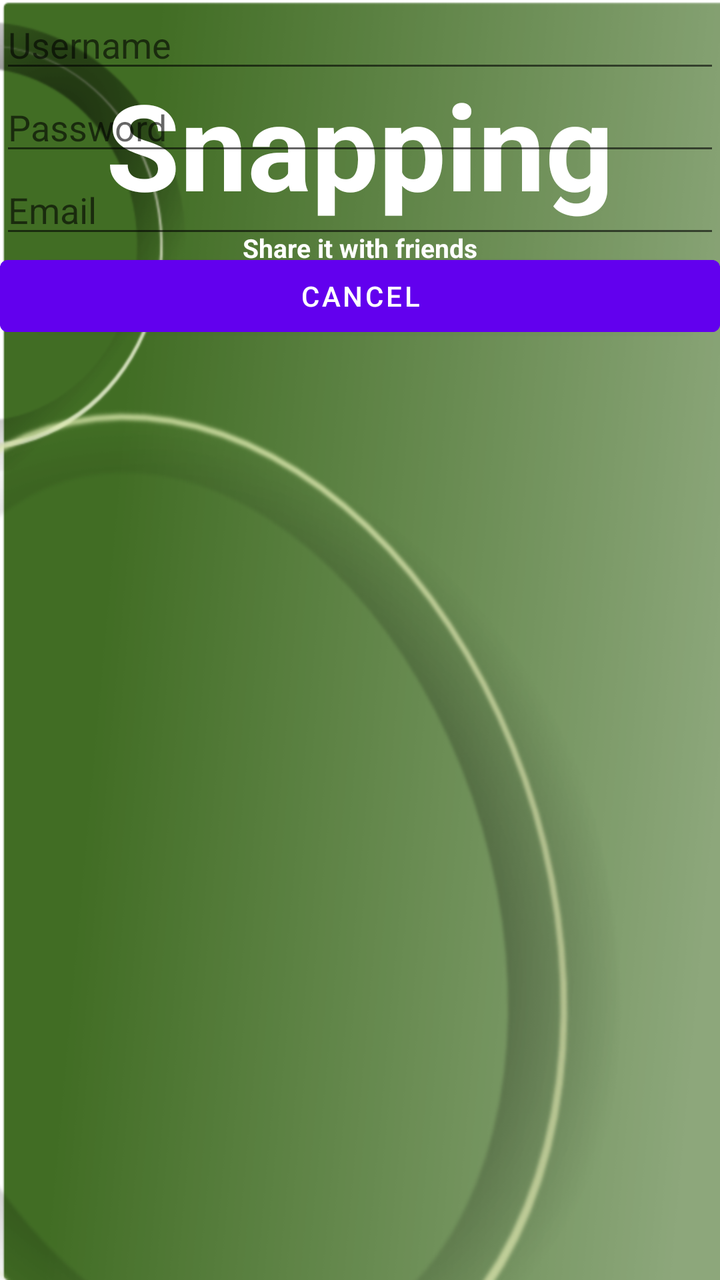
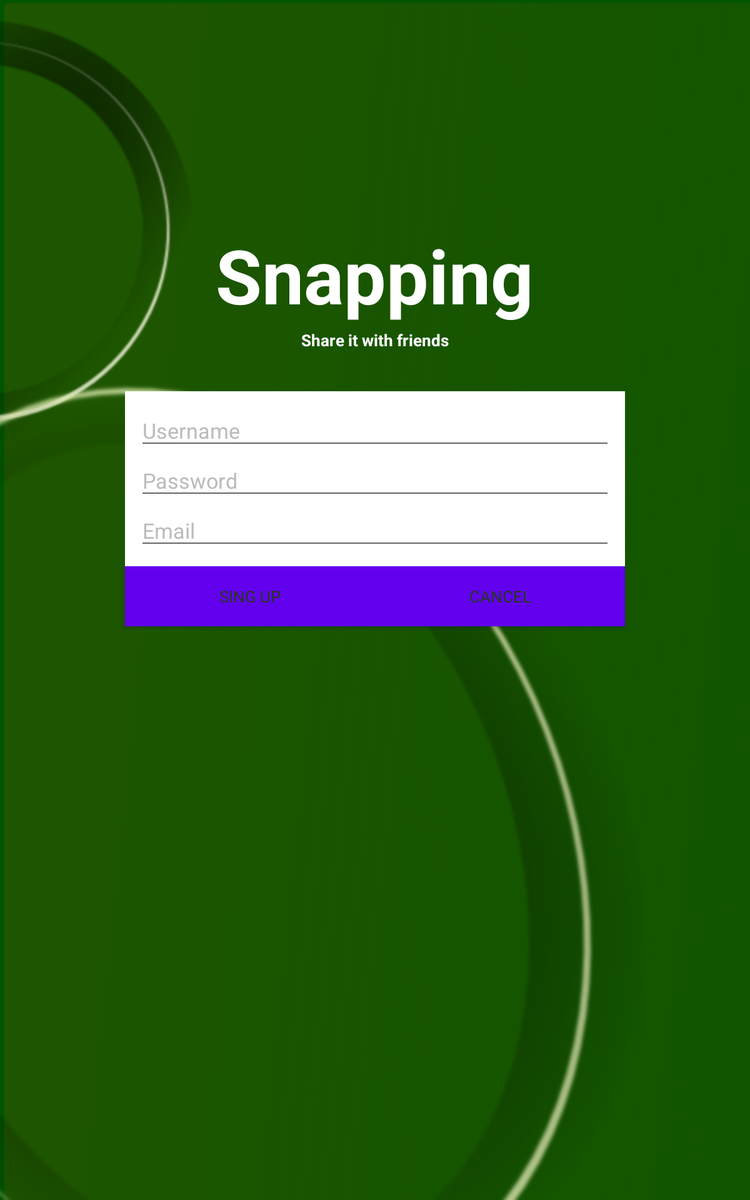

One screen, two layout resources from the same app: the default and the repository's alternative for another configuration. Each is rendered where Android would select it; the XML of both is given below.
<!-- AndroidManifest.xml: application theme AppTheme -->
<!-- res/layout/activity_sign_up.xml -->
<RelativeLayout xmlns:android="http://schemas.android.com/apk/res/android"
    xmlns:tools="http://schemas.android.com/tools"
    android:layout_width="match_parent"
    android:layout_height="match_parent"
    tools:context="com.laajue.snapping.SignUpActivity$PlaceholderFragment" >

    <ImageView
        android:id="@+id/imageView1"
        style="@style/AuthBackgroundImage"
        android:contentDescription="@string/content_desc_background" />

    <TextView
        android:id="@+id/title"
        style="@style/AuthTitle" />

    <TextView
        android:id="@+id/subtitle"
        style="@style/AuthTitle.AuthSubtitle" />

    <EditText
        android:id="@+id/usernameField"
        android:layout_width="match_parent"
        android:layout_height="wrap_content"
        android:layout_alignParentLeft="true"
        android:layout_alignParentTop="true"
        android:ems="10"
        android:hint="@string/username_hint" >

        <requestFocus />
    </EditText>

    <EditText
        android:id="@+id/passwordField"
        android:layout_width="match_parent"
        android:layout_height="wrap_content"
        android:layout_alignLeft="@+id/usernameField"
        android:layout_below="@+id/usernameField"
        android:ems="10"
        android:hint="@string/password_hint"
        android:inputType="textPassword" />

    <EditText
        android:id="@+id/emailField"
        android:layout_width="match_parent"
        android:layout_height="wrap_content"
        android:layout_alignLeft="@+id/passwordField"
        android:layout_below="@+id/passwordField"
        android:ems="10"
        android:hint="@string/email_hint"
        android:inputType="textEmailAddress" />

    <Button
        android:id="@+id/signupButton"
        android:layout_width="match_parent"
        android:layout_height="wrap_content"
        android:layout_alignLeft="@+id/emailField"
        android:layout_below="@+id/emailField"
        android:text="@string/sign_up_button_label" />

    <Button
        android:id="@+id/cancelButton"
        android:layout_width="match_parent"
        android:layout_height="wrap_content"
        android:layout_alignLeft="@+id/emailField"
        android:layout_below="@+id/emailField"
        android:text="@string/cancel_button_label" />

</RelativeLayout>
<!-- resources referenced by this layout -->
<resources>
  <string name="cancel_button_label">CANCEL</string>
  <string name="content_desc_background">Background</string>
  <string android:id="@+id/string1" name="email_hint" android:layout_width="wrap_content" android:layout_height="wrap_content">Email</string>
  <string name="password_hint">Password</string>
  <string android:id="@+id/string1" name="sign_up_button_label" android:layout_width="wrap_content" android:layout_height="wrap_content">SING UP</string>
  <string name="username_hint">Username</string>
  <style name="AuthBackgroundImage">
          <item name="android:contentDescription">@string/content_desc_background</item>
          <item name="android:scaleType">fitXY</item>
          <item name="android:layout_width">match_parent</item>
          <item name="android:layout_height">match_parent</item>
          <item name="android:layout_alignParentLeft">true</item>
          <item name="android:layout_alignParentTop">true</item>
          <item name="android:src">@drawable/background</item>
      </style>
  <style name="AuthTitle" parent="android:Widget.Holo.Light.TextView">
          <item name="android:layout_marginTop">32dp</item>
          <item name="android:textColor">@android:color/white</item>
          <item name="android:textSize">60sp</item>
          <item name="android:textStyle">bold</item>
          <item name="android:layout_width">wrap_content</item>
          <item name="android:layout_height">wrap_content</item>
          <item name="android:layout_alignParentTop">true</item>
          <item name="android:layout_centerHorizontal">true</item>
          <item name="android:text">@string/app_name</item>
      </style>
  <style name="AuthTitle.AuthSubtitle">
          <item name="android:textSize">13sp</item>
          <item name="android:layout_below">@+id/title</item>
          <item name="android:text">@string/subtitle</item>
          <item name="android:layout_alignParentTop">false</item>
          <item name="android:layout_marginTop">3dp</item>
      </style>
  <!-- drawable background: png bitmap (drawable-xhdpi, 86411 bytes) -->
  <string name="app_name">Snapping</string>
  <string name="subtitle">Share it with friends</string>
</resources>
<!-- res/layout-large/activity_sign_up.xml (the repository's variant of the layout above) -->
<!-- drawn on a 7-inch tablet held upright -->
<RelativeLayout xmlns:android="http://schemas.android.com/apk/res/android"
    xmlns:tools="http://schemas.android.com/tools"
    style="@style/AuthBackground"
    android:layout_width="match_parent"
    android:layout_height="match_parent"
    tools:context="com.laajue.snapping.SignUpActivity$PlaceholderFragment" >

    <ImageView
        android:id="@+id/imageView1"
        style="@style/AuthBackgroundImage"
        android:contentDescription="@string/content_desc_background" />

    <TextView
        android:id="@+id/title"
        style="@style/AuthTitle" 
        android:layout_marginTop="180dp"/>

    <TextView
        android:id="@+id/subtitle"
        style="@style/AuthTitle.AuthSubtitle" />

    <LinearLayout
        android:id="@+id/editTextLayout"
        style="@style/AuthFieldContainer"
        android:layout_centerHorizontal="true"
        android:layout_width="400dp" >

        <EditText
            android:id="@+id/usernameField"
            style="@style/AuthEditText"
            android:hint="@string/username_hint" >

            <requestFocus />
        </EditText>

        <EditText
            android:id="@+id/passwordField"
            style="@style/AuthEditText"
            android:hint="@string/password_hint"
            android:inputType="textPassword" />

        <EditText
            android:id="@+id/emailField"
            style="@style/AuthEditText"
            android:hint="@string/email_hint"
            android:inputType="textEmailAddress" />
    </LinearLayout>

    <ImageView 
        android:id="@+id/buttonDivider"
        android:layout_width="wrap_content"
        android:layout_height="wrap_content"
        android:layout_below="@id/editTextLayout"
        android:layout_centerHorizontal="true"
        android:src="@drawable/button_divider"
        android:contentDescription="@string/content_desc_button_divider"/>
    
    <Button
        android:id="@+id/signupButton"
        style="@style/AuthButton"
        android:text="@string/sign_up_button_label"       
        android:layout_alignLeft="@id/editTextLayout"
        android:layout_below="@+id/editTextLayout"
        android:layout_toLeftOf="@id/buttonDivider"
        android:layout_marginRight="0dp" 
        android:layout_marginLeft="0dp"/>

    <Button
        android:id="@+id/cancelButton"
        style="@style/AuthButton"
        android:text="@string/cancel_button_label"      
        android:layout_alignRight="@id/editTextLayout"
        android:layout_below="@+id/editTextLayout"
        android:layout_toRightOf="@id/buttonDivider"
        android:layout_marginLeft="0dp"
        android:layout_marginRight="0dp" />

</RelativeLayout>
<!-- resources referenced by the variant -->
<!-- as a 7-inch tablet held upright resolves them -->
<resources>
  <string name="cancel_button_label">CANCEL</string>
  <string name="content_desc_background">Background</string>
  <string name="content_desc_button_divider">Button divider</string>
  <string android:id="@+id/string1" name="email_hint" android:layout_width="wrap_content" android:layout_height="wrap_content">Email</string>
  <string name="password_hint">Password</string>
  <string android:id="@+id/string1" name="sign_up_button_label" android:layout_width="wrap_content" android:layout_height="wrap_content">SING UP</string>
  <string name="username_hint">Username</string>
  <style name="AuthBackground">
          <item name="android:background">@color/background_green</item>
      </style>
  <style name="AuthBackgroundImage">
          <item name="android:contentDescription">@string/content_desc_background</item>
          <item name="android:scaleType">fitXY</item>
          <item name="android:layout_width">match_parent</item>
          <item name="android:layout_height">match_parent</item>
          <item name="android:layout_alignParentLeft">true</item>
          <item name="android:layout_alignParentTop">true</item>
          <item name="android:src">@drawable/background</item>
      </style>
  <style name="AuthButton" parent="android:Widget.Holo.Light.Button">
          <item name="android:background">@drawable/button_custom</item>
          <item name="android:layout_marginLeft">@dimen/activity_horizontal_margin</item>
          <item name="android:layout_marginRight">@dimen/activity_horizontal_margin</item>
          <item name="android:textColor">@color/font_color</item>
          <item name="android:textSize">13sp</item>
          <item name="android:layout_width">match_parent</item>
          <item name="android:layout_height">wrap_content</item>
      </style>
  <style name="AuthEditText" parent="android:Widget.Holo.EditText">
          <item name="android:ems">10</item>
          <item name="android:textColorHint">@color/light_gray</item>
          <item name="android:textSize">17sp</item>
          <item name="android:layout_width">match_parent</item>
          <item name="android:layout_height">wrap_content</item>
      </style>
  <style name="AuthTitle.AuthSubtitle">
          <item name="android:textSize">13sp</item>
          <item name="android:layout_below">@+id/title</item>
          <item name="android:text">@string/subtitle</item>
          <item name="android:layout_alignParentTop">false</item>
          <item name="android:layout_marginTop">3dp</item>
      </style>
  <color name="background_green">#005500</color>
  <!-- drawable button_custom (drawable) -->
  <?xml version="1.0" encoding="utf-8"?>
  <selector xmlns:android="http://schemas.android.com/apk/res/android">
      <item android:drawable="@color/pressed_green_button"
            android:state_pressed="true" />
      <item android:drawable="@color/focused_green_button"
            android:state_focused="true" />
      <item android:drawable="@color/light_green_button" />
  </selector>
  <dimen name="activity_horizontal_margin">16dp</dimen>
  <color name="font_color">#233b11</color>
  <color name="light_gray">#bbbbbb</color>
  <dimen name="login_vertical_margin">32dp</dimen>
  <dimen name="login_vertical_padding">10dp</dimen>
  <dimen name="login_horizontal_padding">10dp</dimen>
  <string name="app_name">Snapping</string>
  <string name="subtitle">Share it with friends</string>
  <color name="pressed_green_button">#003300</color>
  <color name="focused_green_button">#336633</color>
  <color name="light_green_button">#99cc99</color>
</resources>
